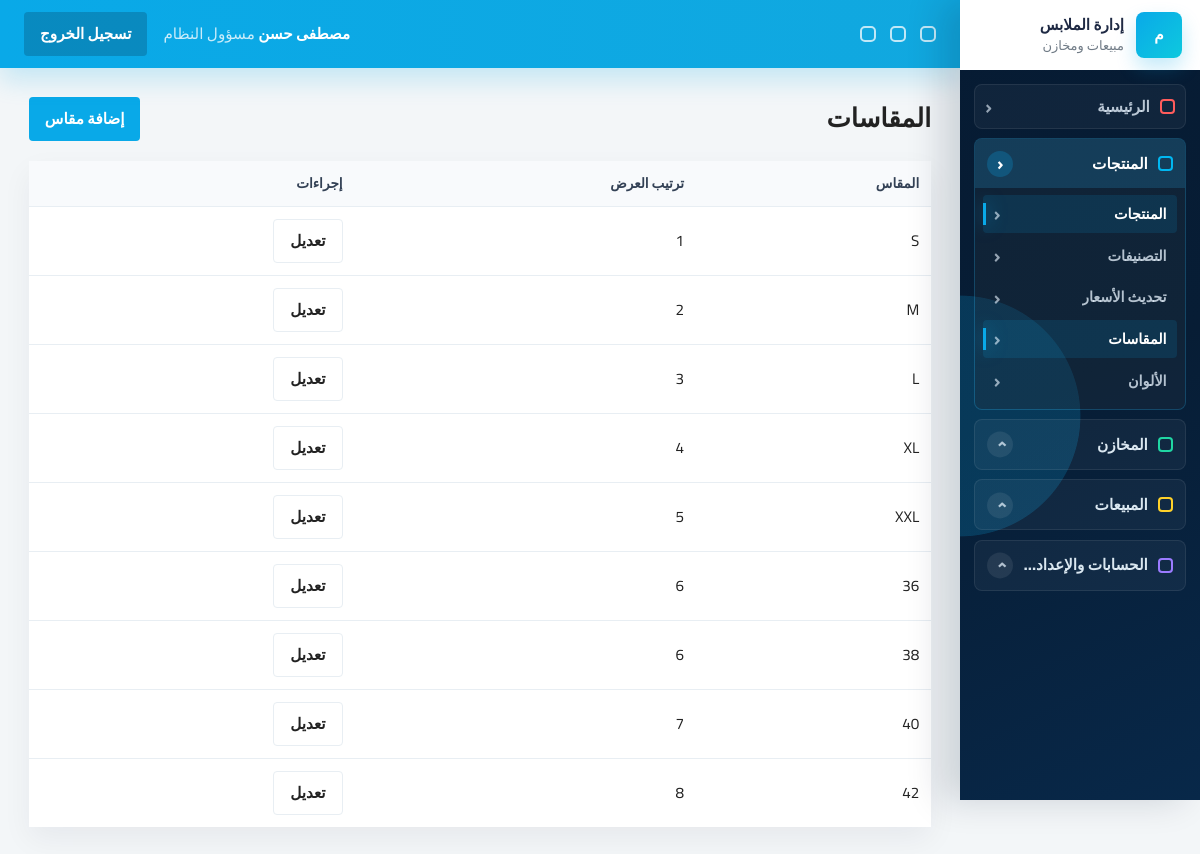
Page /products/sizes/ (signed in) on the committed database.
### accounts/models.py (models this page shows, shortened)
class User(AbstractUser):
    ROLE_MANAGER = 'manager'
    ROLE_SALES = 'sales'
    ROLE_WAREHOUSE = 'warehouse'
    ROLE_CHOICES = [
        (ROLE_MANAGER, 'مسؤول النظام'),
        (ROLE_SALES, 'مندوب مبيعات'),
        (ROLE_WAREHOUSE, 'مسؤول مخزن'),
    ]
    role = models.CharField(max_length=20, choices=ROLE_CHOICES, default=ROLE_SALES, db_index=True)
    phone = models.CharField(max_length=20, blank=True, null=True)
    created_at = models.DateTimeField(auto_now_add=True, db_index=True)
    class Meta:
        indexes = [
            models.Index(fields=['role', 'is_active']),
            models.Index(fields=['created_at']),
        ]
    @property
    def is_manager(self):
        return self.role == self.ROLE_MANAGER or self.is_superuser

### products/models.py (models this page shows, shortened)
class Size(models.Model):
    name = models.CharField(max_length=20, unique=True)
    sort_order = models.PositiveIntegerField(default=0)
    class Meta:
        ordering = ['sort_order', 'name']

### products/views.py (the view)
# urls.py: path('sizes/', views.SizeListView.as_view(), name='sizes'),
class SizeListView(ManagerRequiredMixin, ListView):
    model = Size
    template_name = 'products/catalog/sizes.html'
    context_object_name = 'sizes'
    paginate_by = 20

### accounts/permissions.py (called while the page is built)
def has_role(user, *roles):
    if not user.is_authenticated:
        return False
    if user.is_superuser or getattr(user, 'role', None) == 'manager':
        return True
    return getattr(user, 'role', None) in roles

    def test_func(self):
        return has_role(self.request.user, *self.allowed_roles)

### templates/products/catalog/sizes.html (shortened to what this page needs)
{% extends 'base.html' %}
{% block content %}
<div class="page-head">
    <h1>المقاسات</h1>
    <a class="btn btn-accent" href="{% url 'products:size_create' %}">إضافة مقاس</a>
</div>
<div class="table-wrap">
    <table>
        <thead><tr><th>المقاس</th><th>ترتيب العرض</th><th>إجراءات</th></tr></thead>
        <tbody>
        {% for size in sizes %}
            <tr>
                <td>{{ size.name }}</td>
                <td>{{ size.sort_order }}</td>
                <td><a class="btn btn-light" href="{% url 'products:size_update' size.pk %}">تعديل</a></td>
            </tr>
        {% empty %}
            <tr><td colspan="3">لا توجد مقاسات</td></tr>
        {% endfor %}
        </tbody>
    </table>
</div>
{% endblock %}

### templates/partials/navbar.html (shortened to what this page needs)
<header class="topbar">
    <div class="topbar-tools" aria-hidden="true">
        <span></span>
        <span></span>
        <span></span>
    </div>
    <div class="topbar-user">
        <strong>{{ request.user.get_full_name|default:request.user.username }}</strong>
        <span>{{ request.user.get_role_display }}</span>
    </div>
    <form method="post" action="{% url 'accounts:logout' %}">
        <button class="btn btn-secondary" type="submit">تسجيل الخروج</button>
    </form>
</header>

### static/css/main.css (style rules this page uses)
:root { --primary-color: #071d35; --secondary-color: #0b2e50; --accent-color: #09a9e8; --accent-strong: #0787c2; --accent-soft: #e8f7fd; --background-color: #f3f6f8; --surface-color: #ffffff; --surface-muted: #f7f9fb; --border-color: #e8eef3; --text-color: #222222; --muted-text: #707b86; --success-color: #20b98f; --warning-color: #e49322; --danger-color: #e24c4c; --info-color: #09a9e8; --shadow-soft: 0 0.75rem 2rem rgba(6, 27, 51, .08); --shadow-panel: 0 0.75rem 1.75rem rgba(6, 27, 51, .055); --focus-ring: 0 0 0 .2rem rgba(9, 169, 232, .2); --radius-sm: .25rem; --radius-md: .5rem; --space-1: .25rem; --space-2: .5rem; --space-3: .75rem; --space-4: 1rem; --space-5: 1.25rem; --space-6: 1.5rem; --space-8: 2rem; --sidebar-width: clamp(15rem, 18vw, 17rem); --content-width: 112rem; --touch-target: 2.75rem; }
*, *::before, *::after { box-sizing: border-box; }
html { min-height: 100%; overflow-x: hidden; text-size-adjust: 100%; -webkit-text-size-adjust: 100%; }
body { margin: 0; min-height: 100%; overflow-x: hidden; background: var(--background-color); color: var(--text-color); direction: rtl; text-align: right; font-family: "Cairo", Arial, sans-serif; font-size: clamp(.875rem, .84rem + .15vw, .975rem); line-height: 1.55; letter-spacing: 0; }
a { color: inherit; text-decoration: none; }
button, input, select, textarea { font: inherit; }
button { color: inherit; }
a, button, select, summary, [role="button"], [data-open-modal], [data-close-modal], [data-sidebar-toggle], [data-sidebar-close] { cursor: pointer; }
.topbar { position: sticky; top: 0; z-index: 20; display: flex; align-items: center; justify-content: space-between; gap: clamp(.625rem, 1.5vw, 1rem); min-height: 4.25rem; padding-inline: clamp(1rem, 2vw, 1.5rem); color: #fff; background: linear-gradient(90deg, #09a9e8, #11a8df); box-shadow: 0 .75rem 1.625rem rgba(9, 169, 232, .2); }
.topbar strong { font-size: .95rem; }
.topbar .muted, .topbar-user span { color: rgba(255, 255, 255, .78); }
.topbar-user { min-width: 0; margin-right: auto; }
.topbar-tools { display: flex; align-items: center; gap: .875rem; flex: 0 0 auto; }
.topbar-tools span { inline-size: 1rem; block-size: 1rem; border: .125rem solid rgba(255, 255, 255, .74); border-radius: .3125rem; }
.topbar .btn-secondary { background: rgba(6, 27, 51, .22); }
.page-head { display: flex; align-items: center; justify-content: space-between; gap: var(--space-4); margin-bottom: clamp(1rem, 2vw, 1.25rem); }
h1, h2 { margin: 0; color: var(--text-color); line-height: 1.35; }
h1 { font-size: clamp(1.25rem, 1.05rem + .75vw, 1.75rem); font-weight: 800; }
.card, .stat-card, .login-card, .invoice-box, .table-wrap, .metric-card, .chart-card, .profit-card, .mini-stat { background: var(--surface-color); box-shadow: var(--shadow-panel); }
.btn, .icon-btn { min-height: var(--touch-target); border: 0; cursor: pointer; font-weight: 800; line-height: 1.2; transition: transform .16s ease, box-shadow .16s ease, background .16s ease, border-color .16s ease; }
.btn { display: inline-flex; align-items: center; justify-content: center; gap: .5rem; padding: .6rem clamp(.75rem, 1.4vw, 1rem); border-radius: var(--radius-sm); white-space: nowrap; }
.btn-primary, .btn-accent { background: var(--accent-color); color: #fff; }
.btn-secondary { background: var(--secondary-color); color: #fff; }
.btn-light { border: .0625rem solid var(--border-color); background: #fff; color: var(--text-color); }
.table-wrap { width: 100%; max-width: 100%; overflow-x: auto; margin-bottom: clamp(1rem, 2vw, 1.25rem); -webkit-overflow-scrolling: touch; }
table { width: max-content; min-width: 100%; border-collapse: collapse; direction: rtl; }
th, td { padding: clamp(.65rem, 1vw, .875rem); border-bottom: .0625rem solid var(--border-color); text-align: right; vertical-align: middle; white-space: nowrap; }
thead th { background: #f8fafc; color: #334155; font-size: .85rem; font-weight: 800; }
tbody tr:last-child td { border-bottom: 0; }

### rows in the picture
User: user.get_full_name "مصطفى حسن", user.role "مسؤول النظام"
Size: name "S", sort_order "1"
Size: name "M", sort_order "2"
Size: name "L", sort_order "3"
Size: name "XL", sort_order "4"
Size: name "XXL", sort_order "5"
Size: name "36", sort_order "6"
Size: name "38", sort_order "6"
Size: name "40", sort_order "7"
Size: name "42", sort_order "8"
